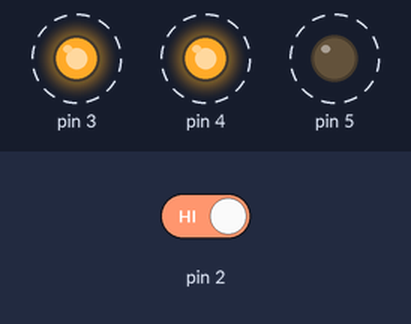
This sketch was run on a simulated Arduino Uno, built with avr-gcc and run on an emulated ATmega328P. Shown: output pins drawn as LEDs (lit = HIGH). Dashed ring = blinking. The inputs (shaded band) are chosen by the test bench; at power-on: pin 2 HIGH.

Above: at 3.8 s.
3.9 s: pin 2 driven LOW
At 5.3 s:
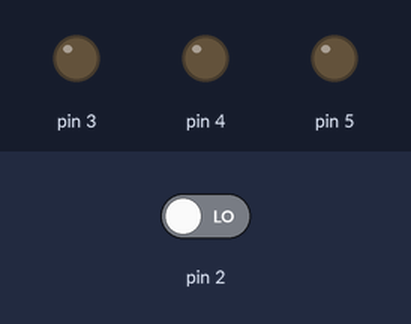
6.0 s: pin 2 driven HIGH
At 6.12 s:
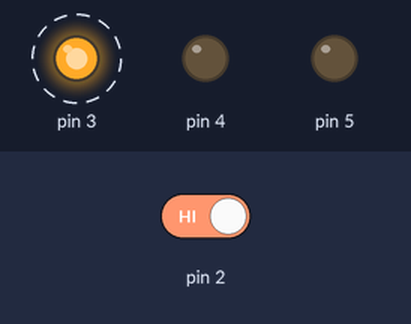
Timing chart, 0 to 15.5 s (numbered marks = the images above; inputs shaded):
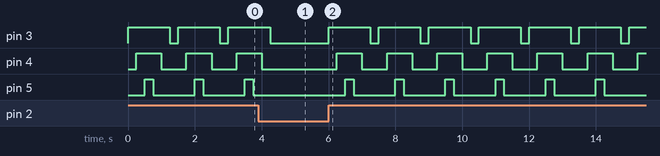

Measured:
- after the input at 3.9 s, pin 3: goes on until 4.3 s, then stays LOW; pin 4: goes on until 4.0 s, then stays LOW; pin 5: stays LOW (without the input it goes to HIGH after 1.1 s)
- after the input at 6.0 s, pin 3: alternates HIGH for 1.3 s and LOW for 0.25 s, starting at once; pin 4: alternates HIGH for 0.75 s and LOW for 0.75 s, starting after 0.25 s; pin 5: alternates HIGH for 0.25 s and LOW for 1.3 s, starting after 0.50 s
- by itself, pin 3: alternates HIGH for 1.3 s and LOW for 0.25 s
- by itself, pin 4: alternates HIGH for 0.75 s and LOW for 0.75 s
- by itself, pin 5: alternates HIGH for 0.25 s and LOW for 1.3 s

The sketch:

scrolling_led.ino
```cpp
int switchState = 0;

void setup() {
  // put your setup code here, to run once:
  pinMode(3, OUTPUT);
  pinMode(4, OUTPUT);
  pinMode(5, OUTPUT);
  pinMode(2, INPUT);
}

void loop() {
  // put your main code here, to run repeatedly:
  switchState = digitalRead(2);

  if (switchState == LOW) {
    digitalWrite(3, LOW);
    digitalWrite(4, LOW);
    digitalWrite(5, LOW);
  } else {
    digitalWrite(3, HIGH);
    delay(250);
    digitalWrite(4, HIGH);
    delay(250);
    digitalWrite(5, HIGH);
    delay(250);
    digitalWrite(5, LOW);
    delay(250);
    digitalWrite(4, LOW);
    delay(250);
    digitalWrite(3, LOW);
    delay(250);
  }
}
```
